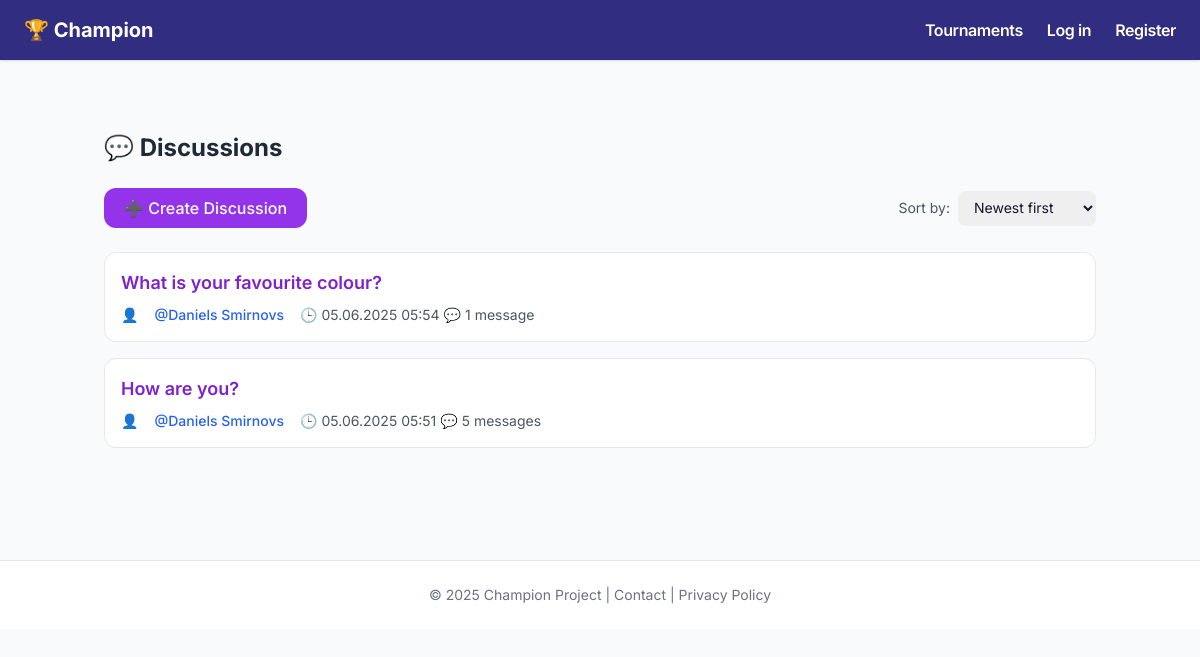
The page /discussions on the database its author committed.
### app/models.py (models this page shows, shortened)
class Discussion(db.Model):
    id = db.Column(db.Integer, primary_key=True)
    title = db.Column(db.String(100), nullable=False)
    description = db.Column(db.Text)
    author_id = db.Column(db.Integer, db.ForeignKey('user.id', ondelete='CASCADE', name='fk_discussion_author'), nullable=False)
    created_at = db.Column(db.DateTime, default=datetime.utcnow)
    messages = db.relationship('DiscussionMessage', backref='discussion', cascade='all, delete-orphan', passive_deletes=True)

class User(db.Model, UserMixin):
    id = db.Column(db.Integer, primary_key=True)
    email = db.Column(db.String(120), unique=True, nullable=False)
    name = db.Column(db.String(100), unique=True, nullable=False)
    password_hash = db.Column(db.String(128), nullable=False)
    role = db.Column(db.String(20), nullable=False, default='viewer')
    avatar_url = db.Column(db.String)
    first_name = db.Column(db.String)
    last_name = db.Column(db.String)
    phone = db.Column(db.String)
    bio = db.Column(db.Text)
    tournaments_created = db.relationship(
        'Tournament',
        backref=db.backref('creator', lazy=True),
        cascade='all, delete-orphan',
        passive_deletes=True
    )
    discussions = db.relationship(
        'Discussion',
        backref=db.backref('author', lazy=True),
        lazy='dynamic',  # для подсчёта через .count()
        cascade='all, delete-orphan',
        passive_deletes=True
    )
    messages = db.relationship(
        'DiscussionMessage',
        backref=db.backref('author', lazy=True),
        lazy='dynamic',  # для подсчёта через .count()
        cascade='all, delete-orphan',
        passive_deletes=True
    )

### app/routes.py (the view)
@app.route('/discussions')
def discussions_list():
    sort = request.args.get('sort', 'newest')
    base_query = db.session.query(
        Discussion,
        User,
        func.count(DiscussionMessage.id).label('msg_count'),
        func.max(DiscussionMessage.created_at).label('last_msg_time')
    )\
    .join(User, Discussion.author_id == User.id)\
    .outerjoin(DiscussionMessage, Discussion.id == DiscussionMessage.discussion_id)\
    .group_by(Discussion.id, User.id)
    if sort == 'alphabet':
        discussions = base_query.order_by(Discussion.title.asc()).all()
    elif sort == 'activity':
        discussions = base_query.order_by(func.count(DiscussionMessage.id).desc()).all()
    else:
        discussions = base_query.order_by(Discussion.created_at.desc()).all()
    return render_template('discussions_list.html', discussions=discussions, sort=sort, now=datetime.utcnow())

### app/__init__.py (called while the page is built)
@app.context_processor
def inject_translations():
    return dict(_=_)

### app/templates/discussions_list.html (shortened to what this page needs)
{% extends 'base.html' %}
{% block content %}
<div class="max-w-5xl mx-auto px-4 py-8">
  <h2 class="text-2xl font-bold text-gray-800 flex items-center gap-2 mb-6">💬 {{ _('Discussions') }}</h2>
  <div class="flex flex-col md:flex-row justify-between items-start md:items-center gap-4 mb-6">
    <a href="{{ url_for('create_discussion') }}"
       class="inline-block bg-purple-600 hover:bg-purple-700 text-white font-medium px-5 py-2 rounded-xl transition">
      ➕ {{ _('Create Discussion') }}
    </a>
    <form method="get" class="flex items-center gap-2">
      <label for="sort" class="text-sm text-gray-600">{{ _('Sort by:') }}</label>
      <select name="sort" id="sort"
              onchange="this.form.submit()"
              class="border-gray-300 rounded-lg px-3 py-2 text-sm focus:ring-purple-500 focus:border-purple-500">
        <option value="newest" {% if sort == 'newest' %}selected{% endif %}>{{ _('Newest first') }}</option>
      </select>
    </form>
  </div>
  {% if discussions %}
    <div class="space-y-4">
      {% for d, author, msg_count, last_msg_time in discussions %}
        <div class="bg-white border border-gray-200 rounded-xl p-4 hover:bg-gray-50 transition">
          <div class="flex flex-wrap justify-between items-center">
            <a href="{{ url_for('discussion_chat', discussion_id=d.id) }}"
               class="text-lg font-semibold text-purple-700 hover:underline">
              {{ d.title }}
            </a>
          </div>
          <div class="text-sm text-gray-600 mt-2 flex flex-wrap gap-4 items-center">
            👤 <a href="{{ url_for('user_profile', user_id=author.id) }}" class="font-medium text-blue-600 hover:underline">
              @{{ author.name }}
            </a>
             🕒 {{ d.created_at.strftime('%d.%m.%Y %H:%M') }}
             💬 {{ msg_count }} {{ _('messages') if msg_count != 1 else _('message') }}
          </div>
        </div>
      {% endfor %}
    </div>
  {% else %}
    <p class="text-gray-500 italic mt-6">{{ _('No discussions yet.') }}</p>
  {% endif %}
</div>
{% endblock %}

### app/templates/base.html (style rules this page uses)
body { font-family: 'Inter', sans-serif; -webkit-font-smoothing: antialiased; -moz-osx-font-smoothing: grayscale; }

### rows shown on the page
Discussion: title "What is your favourite colour?", name "Daniels Smirnovs", created_at "05.06.2025 05:54", msg_count "1"
Discussion: title "How are you?", name "Daniels Smirnovs", created_at "05.06.2025 05:51", author "5"

### other values the page prints
form field sort "Newest first"
